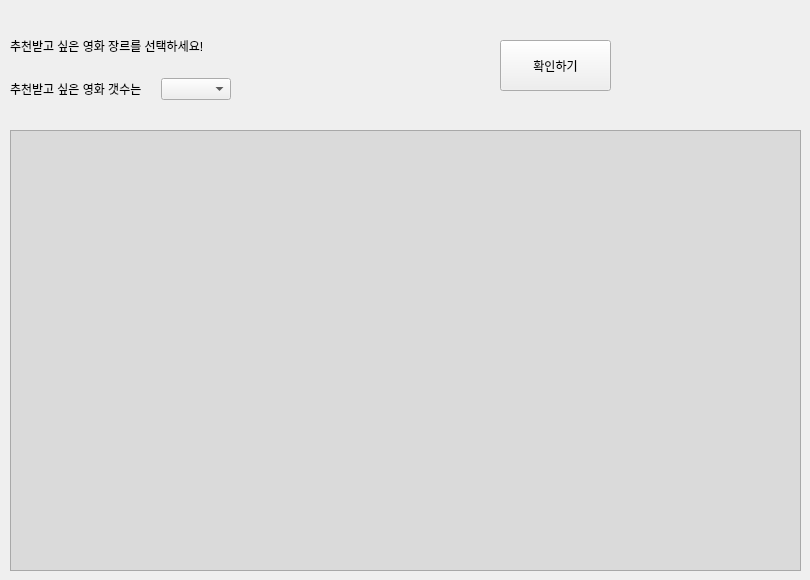
<?xml version="1.0" encoding="UTF-8"?>
<ui version="4.0">
 <class>MainWindow</class>
 <widget class="QMainWindow" name="MainWindow">
  <property name="geometry">
   <rect>
    <x>0</x>
    <y>0</y>
    <width>810</width>
    <height>580</height>
   </rect>
  </property>
  <property name="windowTitle">
   <string>MainWindow</string>
  </property>
  <widget class="QWidget" name="centralwidget">
   <layout class="QVBoxLayout" name="verticalLayout">
    <property name="spacing">
     <number>0</number>
    </property>
    <property name="leftMargin">
     <number>0</number>
    </property>
    <property name="topMargin">
     <number>0</number>
    </property>
    <property name="rightMargin">
     <number>0</number>
    </property>
    <property name="bottomMargin">
     <number>0</number>
    </property>
    <item>
     <widget class="QStackedWidget" name="stackedWidget">
      <property name="currentIndex">
       <number>2</number>
      </property>
      <widget class="QWidget" name="open_page">
       <widget class="QLabel" name="label">
        <property name="geometry">
         <rect>
          <x>200</x>
          <y>130</y>
          <width>361</width>
          <height>101</height>
         </rect>
        </property>
        <property name="font">
         <font>
          <pointsize>30</pointsize>
         </font>
        </property>
        <property name="text">
         <string>초간단 영화추천기</string>
        </property>
        <property name="alignment">
         <set>Qt::AlignCenter</set>
        </property>
       </widget>
       <widget class="QPushButton" name="start_btn">
        <property name="geometry">
         <rect>
          <x>340</x>
          <y>260</y>
          <width>75</width>
          <height>23</height>
         </rect>
        </property>
        <property name="text">
         <string>시작</string>
        </property>
       </widget>
       <widget class="QPushButton" name="quit_btn">
        <property name="geometry">
         <rect>
          <x>340</x>
          <y>300</y>
          <width>75</width>
          <height>23</height>
         </rect>
        </property>
        <property name="text">
         <string>종료</string>
        </property>
       </widget>
       <widget class="QPushButton" name="made_by">
        <property name="geometry">
         <rect>
          <x>340</x>
          <y>340</y>
          <width>75</width>
          <height>23</height>
         </rect>
        </property>
        <property name="text">
         <string>만든 사람</string>
        </property>
       </widget>
       <widget class="QLabel" name="label_2">
        <property name="geometry">
         <rect>
          <x>0</x>
          <y>-9</y>
          <width>811</width>
          <height>611</height>
         </rect>
        </property>
        <property name="text">
         <string/>
        </property>
        <property name="pixmap">
         <pixmap>img/qvfz_736u_210906.jpg</pixmap>
        </property>
        <property name="scaledContents">
         <bool>true</bool>
        </property>
       </widget>
       <widget class="QLabel" name="label_3">
        <property name="geometry">
         <rect>
          <x>450</x>
          <y>290</y>
          <width>331</width>
          <height>361</height>
         </rect>
        </property>
        <property name="text">
         <string/>
        </property>
        <property name="pixmap">
         <pixmap>../../../../../Downloads/화면_캡처_2023-06-29_161330-removebg-preview.png</pixmap>
        </property>
        <property name="scaledContents">
         <bool>true</bool>
        </property>
       </widget>
       <widget class="QLabel" name="label_4">
        <property name="geometry">
         <rect>
          <x>260</x>
          <y>400</y>
          <width>211</width>
          <height>161</height>
         </rect>
        </property>
        <property name="text">
         <string/>
        </property>
        <property name="pixmap">
         <pixmap>img/images-removebg-preview.png</pixmap>
        </property>
        <property name="scaledContents">
         <bool>true</bool>
        </property>
       </widget>
       <widget class="QLabel" name="label_5">
        <property name="geometry">
         <rect>
          <x>290</x>
          <y>460</y>
          <width>151</width>
          <height>41</height>
         </rect>
        </property>
        <property name="font">
         <font>
          <pointsize>11</pointsize>
         </font>
        </property>
        <property name="text">
         <string>아아 영화추천이 공짜
싸다싸</string>
        </property>
       </widget>
       <zorder>label_2</zorder>
       <zorder>label</zorder>
       <zorder>start_btn</zorder>
       <zorder>quit_btn</zorder>
       <zorder>made_by</zorder>
       <zorder>label_3</zorder>
       <zorder>label_4</zorder>
       <zorder>label_5</zorder>
      </widget>
      <widget class="QWidget" name="main_page_0">
       <widget class="QLabel" name="label_10">
        <property name="geometry">
         <rect>
          <x>140</x>
          <y>160</y>
          <width>241</width>
          <height>81</height>
         </rect>
        </property>
        <property name="font">
         <font>
          <pointsize>32</pointsize>
          <weight>75</weight>
          <bold>true</bold>
         </font>
        </property>
        <property name="text">
         <string>선택하세요 </string>
        </property>
        <property name="alignment">
         <set>Qt::AlignCenter</set>
        </property>
       </widget>
       <widget class="QWidget" name="horizontalLayoutWidget_2">
        <property name="geometry">
         <rect>
          <x>40</x>
          <y>260</y>
          <width>421</width>
          <height>171</height>
         </rect>
        </property>
        <layout class="QHBoxLayout" name="horizontalLayout_3">
         <item>
          <widget class="QPushButton" name="recommend_for_movie">
           <property name="minimumSize">
            <size>
             <width>200</width>
             <height>150</height>
            </size>
           </property>
           <property name="maximumSize">
            <size>
             <width>200</width>
             <height>16777215</height>
            </size>
           </property>
           <property name="font">
            <font>
             <pointsize>16</pointsize>
            </font>
           </property>
           <property name="text">
            <string>유사한 영화 추천</string>
           </property>
          </widget>
         </item>
         <item>
          <spacer name="horizontalSpacer">
           <property name="orientation">
            <enum>Qt::Horizontal</enum>
           </property>
           <property name="sizeHint" stdset="0">
            <size>
             <width>40</width>
             <height>20</height>
            </size>
           </property>
          </spacer>
         </item>
         <item>
          <widget class="QPushButton" name="recommend_for_genre">
           <property name="minimumSize">
            <size>
             <width>200</width>
             <height>150</height>
            </size>
           </property>
           <property name="maximumSize">
            <size>
             <width>200</width>
             <height>16777215</height>
            </size>
           </property>
           <property name="font">
            <font>
             <pointsize>16</pointsize>
            </font>
           </property>
           <property name="text">
            <string>장르 추천</string>
           </property>
          </widget>
         </item>
        </layout>
       </widget>
       <widget class="QLabel" name="label_12">
        <property name="geometry">
         <rect>
          <x>0</x>
          <y>0</y>
          <width>811</width>
          <height>591</height>
         </rect>
        </property>
        <property name="text">
         <string/>
        </property>
        <property name="pixmap">
         <pixmap>img/포로리.png</pixmap>
        </property>
        <property name="scaledContents">
         <bool>true</bool>
        </property>
       </widget>
       <zorder>label_12</zorder>
       <zorder>label_10</zorder>
       <zorder>horizontalLayoutWidget_2</zorder>
      </widget>
      <widget class="QWidget" name="main_page_1">
       <widget class="QLabel" name="go_to_openpage">
        <property name="geometry">
         <rect>
          <x>630</x>
          <y>-50</y>
          <width>351</width>
          <height>191</height>
         </rect>
        </property>
        <property name="text">
         <string/>
        </property>
        <property name="pixmap">
         <pixmap>img/rupi.png</pixmap>
        </property>
        <property name="scaledContents">
         <bool>true</bool>
        </property>
       </widget>
       <widget class="QWidget" name="widget" native="true">
        <property name="geometry">
         <rect>
          <x>10</x>
          <y>130</y>
          <width>791</width>
          <height>441</height>
         </rect>
        </property>
        <property name="minimumSize">
         <size>
          <width>791</width>
          <height>441</height>
         </size>
        </property>
        <property name="maximumSize">
         <size>
          <width>791</width>
          <height>441</height>
         </size>
        </property>
        <property name="styleSheet">
         <string notr="true">background-color: rgb(218, 218, 218);</string>
        </property>
        <layout class="QVBoxLayout" name="verticalLayout_4">
         <property name="spacing">
          <number>0</number>
         </property>
         <property name="leftMargin">
          <number>0</number>
         </property>
         <property name="topMargin">
          <number>0</number>
         </property>
         <property name="rightMargin">
          <number>0</number>
         </property>
         <property name="bottomMargin">
          <number>0</number>
         </property>
         <item>
          <widget class="QScrollArea" name="scrollArea">
           <property name="widgetResizable">
            <bool>true</bool>
           </property>
           <widget class="QWidget" name="scrollAreaWidgetContents">
            <property name="geometry">
             <rect>
              <x>0</x>
              <y>0</y>
              <width>789</width>
              <height>439</height>
             </rect>
            </property>
           </widget>
          </widget>
         </item>
        </layout>
       </widget>
       <widget class="QPushButton" name="check_btn">
        <property name="geometry">
         <rect>
          <x>500</x>
          <y>40</y>
          <width>111</width>
          <height>51</height>
         </rect>
        </property>
        <property name="styleSheet">
         <string notr="true"/>
        </property>
        <property name="text">
         <string>확인하기</string>
        </property>
       </widget>
       <widget class="QLabel" name="label_6">
        <property name="geometry">
         <rect>
          <x>470</x>
          <y>10</y>
          <width>181</width>
          <height>111</height>
         </rect>
        </property>
        <property name="text">
         <string/>
        </property>
        <property name="pixmap">
         <pixmap>img/bubble_2.png</pixmap>
        </property>
        <property name="scaledContents">
         <bool>true</bool>
        </property>
       </widget>
       <widget class="QWidget" name="verticalLayoutWidget">
        <property name="geometry">
         <rect>
          <x>10</x>
          <y>20</y>
          <width>221</width>
          <height>80</height>
         </rect>
        </property>
        <layout class="QVBoxLayout" name="verticalLayout_2">
         <item>
          <widget class="QLabel" name="text_info">
           <property name="text">
            <string>추천받고 싶은 영화 장르를 선택하세요!</string>
           </property>
          </widget>
         </item>
         <item>
          <layout class="QHBoxLayout" name="horizontalLayout_2">
           <item>
            <widget class="QLabel" name="label_11">
             <property name="text">
              <string>추천받고 싶은 영화 갯수는 </string>
             </property>
            </widget>
           </item>
           <item>
            <widget class="QComboBox" name="comboBox">
             <property name="maximumSize">
              <size>
               <width>70</width>
               <height>16777215</height>
              </size>
             </property>
            </widget>
           </item>
          </layout>
         </item>
        </layout>
       </widget>
       <zorder>label_6</zorder>
       <zorder>go_to_openpage</zorder>
       <zorder>widget</zorder>
       <zorder>check_btn</zorder>
       <zorder>verticalLayoutWidget</zorder>
      </widget>
      <widget class="QWidget" name="main_page_2">
       <widget class="QLabel" name="movie_result">
        <property name="geometry">
         <rect>
          <x>20</x>
          <y>20</y>
          <width>771</width>
          <height>61</height>
         </rect>
        </property>
        <property name="font">
         <font>
          <pointsize>26</pointsize>
         </font>
        </property>
        <property name="text">
         <string>추천결과</string>
        </property>
        <property name="alignment">
         <set>Qt::AlignCenter</set>
        </property>
       </widget>
       <widget class="QWidget" name="widget_2" native="true">
        <property name="geometry">
         <rect>
          <x>20</x>
          <y>80</y>
          <width>771</width>
          <height>471</height>
         </rect>
        </property>
        <property name="styleSheet">
         <string notr="true">background-color: qlineargradient(spread:pad, x1:0, y1:0, x2:1, y2:0, stop:0 rgba(255, 0, 0, 100), stop:0.166 rgba(255, 255, 0, 100), stop:0.333 rgba(0, 255, 0, 100), stop:0.5 rgba(0, 255, 255, 100), stop:0.666 rgba(0, 0, 255, 100), stop:0.833 rgba(255, 0, 255, 100), stop:1 rgba(255, 0, 0, 100));
</string>
        </property>
        <layout class="QVBoxLayout" name="verticalLayout_3">
         <item>
          <widget class="QTableWidget" name="tableWidget">
           <property name="styleSheet">
            <string notr="true">background-color: rgb(255, 255, 255);</string>
           </property>
           <column>
            <property name="text">
             <string>제목</string>
            </property>
           </column>
           <column>
            <property name="text">
             <string>번역제목</string>
            </property>
           </column>
           <column>
            <property name="text">
             <string>연도</string>
            </property>
           </column>
           <column>
            <property name="text">
             <string>평점</string>
            </property>
           </column>
          </widget>
         </item>
        </layout>
       </widget>
       <widget class="QPushButton" name="re_check_btn">
        <property name="geometry">
         <rect>
          <x>710</x>
          <y>40</y>
          <width>75</width>
          <height>23</height>
         </rect>
        </property>
        <property name="text">
         <string>다시 확인</string>
        </property>
       </widget>
      </widget>
      <widget class="QWidget" name="contributer_page">
       <widget class="QLabel" name="background_lab">
        <property name="geometry">
         <rect>
          <x>0</x>
          <y>0</y>
          <width>811</width>
          <height>581</height>
         </rect>
        </property>
        <property name="text">
         <string/>
        </property>
        <property name="pixmap">
         <pixmap>img/heart_img.jpg</pixmap>
        </property>
        <property name="scaledContents">
         <bool>true</bool>
        </property>
       </widget>
       <widget class="QLabel" name="label_7">
        <property name="geometry">
         <rect>
          <x>310</x>
          <y>110</y>
          <width>201</width>
          <height>271</height>
         </rect>
        </property>
        <property name="font">
         <font>
          <pointsize>32</pointsize>
         </font>
        </property>
        <property name="text">
         <string>만든 사람

박소연</string>
        </property>
        <property name="alignment">
         <set>Qt::AlignCenter</set>
        </property>
       </widget>
      </widget>
     </widget>
    </item>
   </layout>
  </widget>
 </widget>
 <resources/>
 <connections/>
</ui>
